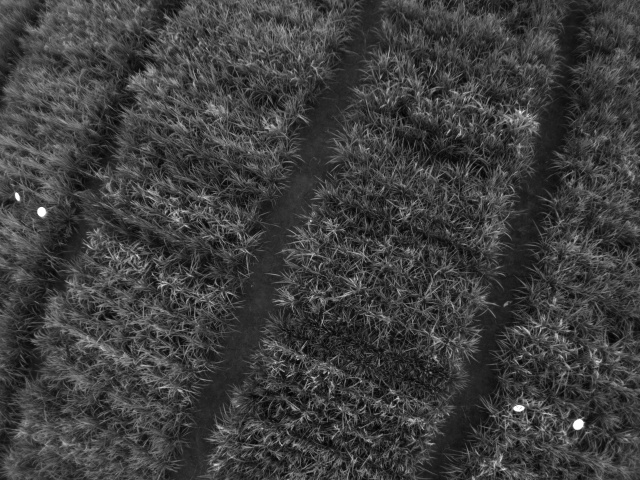
%> input picture Biomass_Estimation/Python/IMG_170805_173944_0000_GRE.TIF, 1280 x 960 px (shown at 1/2 size)
$ octave V01_02Prueba1CIAT_AlignmentKmeans.m   (GNU Octave 9; MATLAB toolbox functions it lacks are replaced by stand-ins)
%> lines starting %> are read from the running program, lines starting %| are printed output that depends on the picture
### Biomass_Estimation/Python/stvTT.m
function [imgT2] = stvTT(img,ty, tx)
  mt = [1, 0, tx;
        0, 1, ty;
        0, 0, 1,];
%v= zeros(size(img,1),size(img,2)); imgT = cat(3, uint8(v*255), uint8(v*255), uint8(v*255));
 v= zeros(size(img,1)+tx,size(img,2)+ty); imgT = double(v);
for i=1:size(img,1)
   for j=1:size(img,2)
       p = [i; j; 1];
       pt = mt * p;
       imgT(pt(1),pt(2),:)=img(i,j,:);
   end
end

imgT2= imgT(1:size(img,1), 1:size(img,2));
end

### Biomass_Estimation/Python/V01_02Prueba1CIAT_AlignmentKmeans.m
clc, clearvars, close all
%% Read Dataset Chanel R-G-B-N-RGB
        img_GRE = imread(['IMG_170805_173944_0000_GRE.TIF']);
%> img_GRE is the input picture: size 960x1280 uint16; min 7808, max 65472, mean 21920.7
        img_RED = imread(['IMG_170805_173944_0000_RED.TIF']);
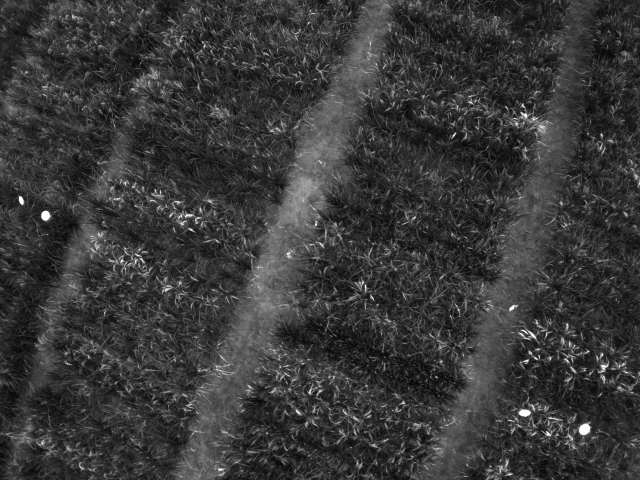
%> input picture Biomass_Estimation/Python/IMG_170805_173944_0000_RED.TIF, 1280 x 960 px (shown at 1/2 size)
%> img_RED is the input picture: size 960x1280 uint16; min 8256, max 65472, mean 21118.6
        img_REG = imread(['IMG_170805_173944_0000_REG.TIF']); % Unused
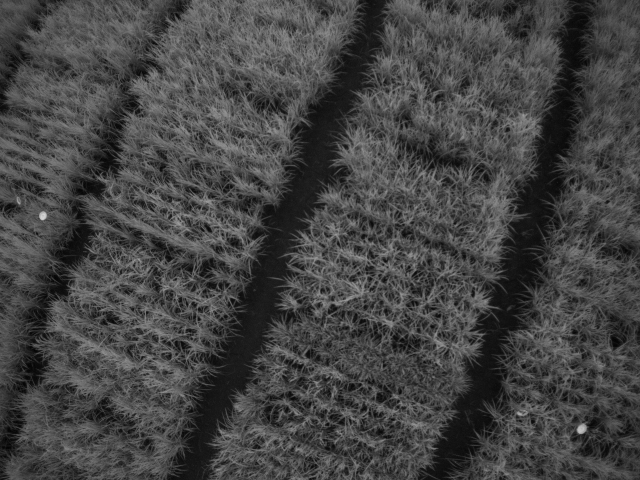
%> input picture Biomass_Estimation/Python/IMG_170805_173944_0000_REG.TIF, 1280 x 960 px (shown at 1/2 size)
%> img_REG is the input picture: size 960x1280 uint16; min 7872, max 65472, mean 23335.8
        img_NIR = imread(['IMG_170805_173944_0000_NIR.TIF']);
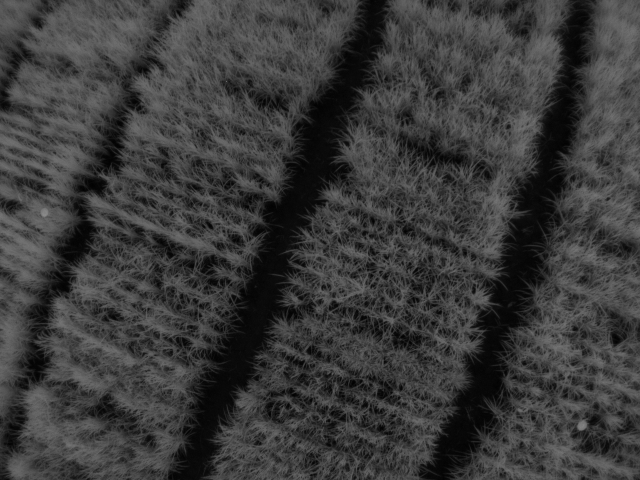
%> input picture Biomass_Estimation/Python/IMG_170805_173944_0000_NIR.TIF, 1280 x 960 px (shown at 1/2 size)
%> img_NIR is the input picture: size 960x1280 uint16; min 8832, max 65472, mean 21952
        img_RGB = imread(['IMG_170805_173944_0000_RGB.JPG']);
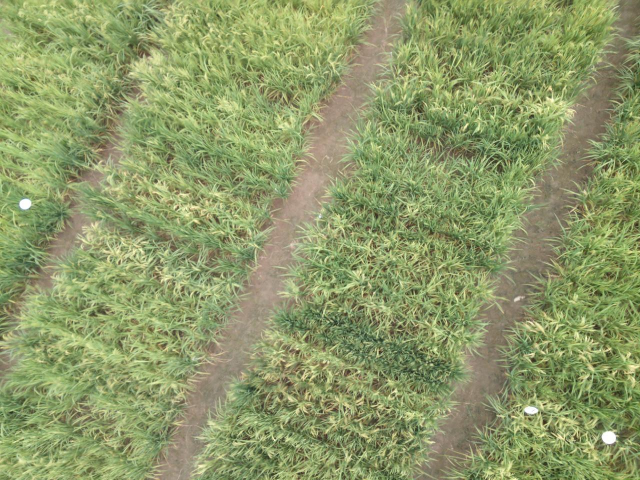
%> input picture Biomass_Estimation/Python/IMG_170805_173944_0000_RGB.JPG, 1280 x 960 px (shown at 1/2 size)
%> img_RGB is the input picture: size 960x1280x3 uint8; mean R, G, B 141.6, 154.1, 104.2

       %img_RGB = double(img_RGB)./255;

%% Reconstruccion - Espacio RGN
    %% ALINEACION - Transformacion
        g = double(img_GRE)*(1/65535);
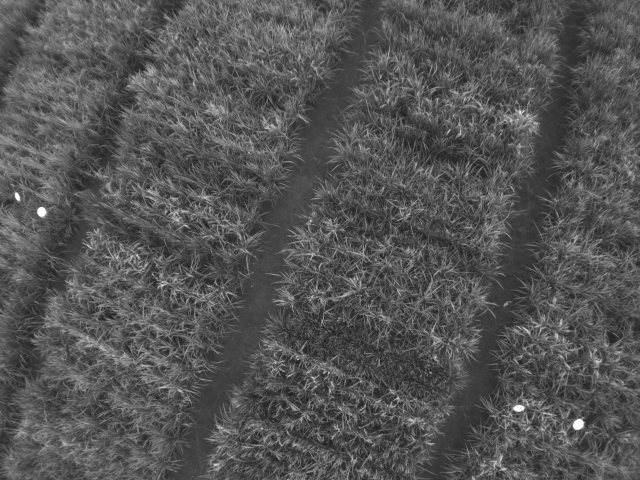
%> g: size 960x1280 double (shown at 1/2 size); min 0.119, max 0.999, mean 0.334
        img=g; tx=12; ty=7; [g]=stvTT(img,tx,ty);
%> after the loop in stvTT, `for i=1:size(img,1)`:
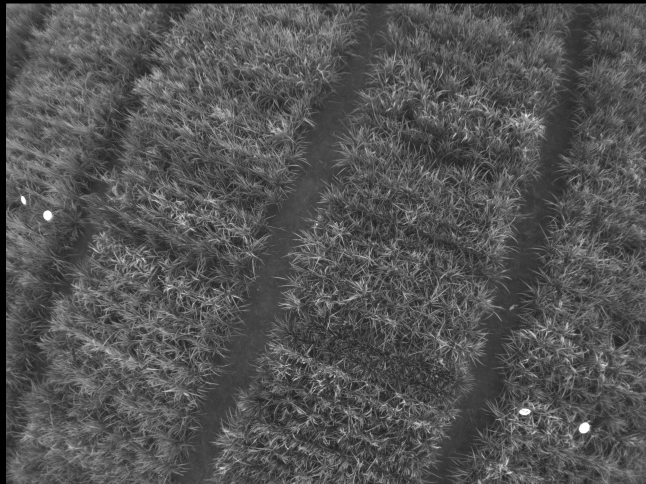
%> imgT: size 967x1292 double (shown at 1/2 size); min 0, max 0.999, mean 0.329
        r = double(img_RED)*(1/65535);
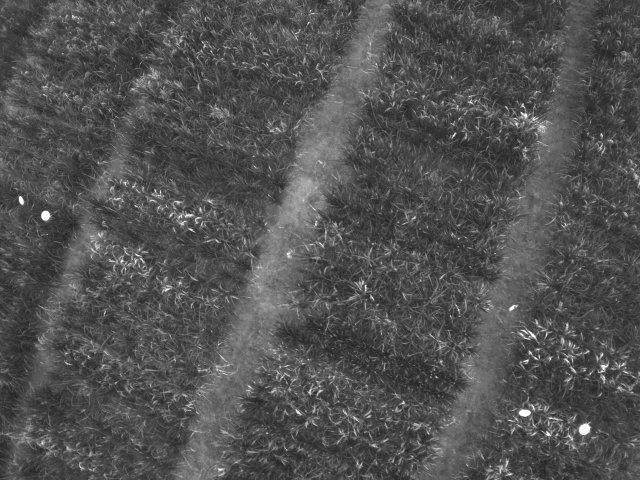
%> r: size 960x1280 double (shown at 1/2 size); min 0.126, max 0.999, mean 0.322
        img=r; tx=2; ty=0; [r]=stvTT(img,tx,ty);
%> (the run ends here)
